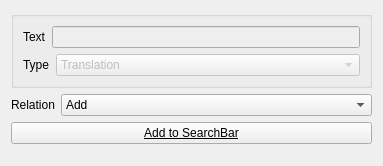
       <widget class="QWidget" name="page_3">
        <property name="geometry">
         <rect>
          <x>0</x>
          <y>0</y>
          <width>383</width>
          <height>166</height>
         </rect>
        </property>
        <attribute name="label">
         <string>Translation Text Search</string>
        </attribute>
        <layout class="QVBoxLayout" name="verticalLayout_24">
         <item>
          <widget class="QGroupBox" name="groupBox_13">
           <property name="title">
            <string/>
           </property>
           <property name="flat">
            <bool>false</bool>
           </property>
           <layout class="QVBoxLayout" name="verticalLayout_23">
            <item>
             <layout class="QHBoxLayout" name="horizontalLayout_38">
              <item>
               <widget class="QLabel" name="label_36">
                <property name="text">
                 <string>Text</string>
                </property>
                <property name="buddy">
                 <cstring>o_word_root</cstring>
                </property>
               </widget>
              </item>
              <item>
               <widget class="QLineEdit" name="o_word_root_2">
                <property name="enabled">
                 <bool>false</bool>
                </property>
               </widget>
              </item>
             </layout>
            </item>
            <item>
             <layout class="QHBoxLayout" name="horizontalLayout_39">
              <item>
               <widget class="QLabel" name="label_37">
                <property name="sizePolicy">
                 <sizepolicy hsizetype="Fixed" vsizetype="Preferred">
                  <horstretch>0</horstretch>
                  <verstretch>0</verstretch>
                 </sizepolicy>
                </property>
                <property name="text">
                 <string>Type</string>
                </property>
                <property name="buddy">
                 <cstring>o_word_type</cstring>
                </property>
               </widget>
              </item>
              <item>
               <widget class="QComboBox" name="o_word_type_2">
                <property name="enabled">
                 <bool>false</bool>
                </property>
                <item>
                 <property name="text">
                  <string>Translation</string>
                 </property>
                </item>
                <item>
                 <property name="text">
                  <string/>
                 </property>
                </item>
                <item>
                 <property name="text">
                  <string/>
                 </property>
                </item>
               </widget>
              </item>
             </layout>
            </item>
           </layout>
          </widget>
         </item>
         <item>
          <layout class="QHBoxLayout" name="horizontalLayout_49">
           <item>
            <widget class="QLabel" name="label_46">
             <property name="sizePolicy">
              <sizepolicy hsizetype="Fixed" vsizetype="Preferred">
               <horstretch>0</horstretch>
               <verstretch>0</verstretch>
              </sizepolicy>
             </property>
             <property name="text">
              <string>Relation</string>
             </property>
            </widget>
           </item>
           <item>
            <widget class="QComboBox" name="o_relation_word_2">
             <item>
              <property name="text">
               <string>Add</string>
              </property>
             </item>
             <item>
              <property name="text">
               <string>Replace</string>
              </property>
             </item>
             <item>
              <property name="text">
               <string>(OR)</string>
              </property>
             </item>
             <item>
              <property name="text">
               <string>(AND)</string>
              </property>
             </item>
             <item>
              <property name="text">
               <string>(ANDNOT)</string>
              </property>
             </item>
            </widget>
           </item>
          </layout>
         </item>
         <item>
          <widget class="QPushButton" name="o_add2query_translationsearch">
           <property name="font">
            <font>
             <weight>50</weight>
             <bold>false</bold>
             <underline>true</underline>
             <strikeout>false</strikeout>
             <kerning>false</kerning>
            </font>
           </property>
           <property name="cursor">
            <cursorShape>PointingHandCursor</cursorShape>
           </property>
           <property name="text">
            <string>Add to SearchBar</string>
           </property>
           <property name="icon">
            <iconset resource="../images/main.qrc">
             <normaloff>:/resources/up-16.png</normaloff>:/resources/up-16.png</iconset>
           </property>
          </widget>
         </item>
         <item>
          <spacer name="verticalSpacer_5">
           <property name="orientation">
            <enum>Qt::Vertical</enum>
           </property>
           <property name="sizeHint" stdset="0">
            <size>
             <width>20</width>
             <height>40</height>
            </size>
           </property>
          </spacer>
         </item>
        </layout>
       </widget>
